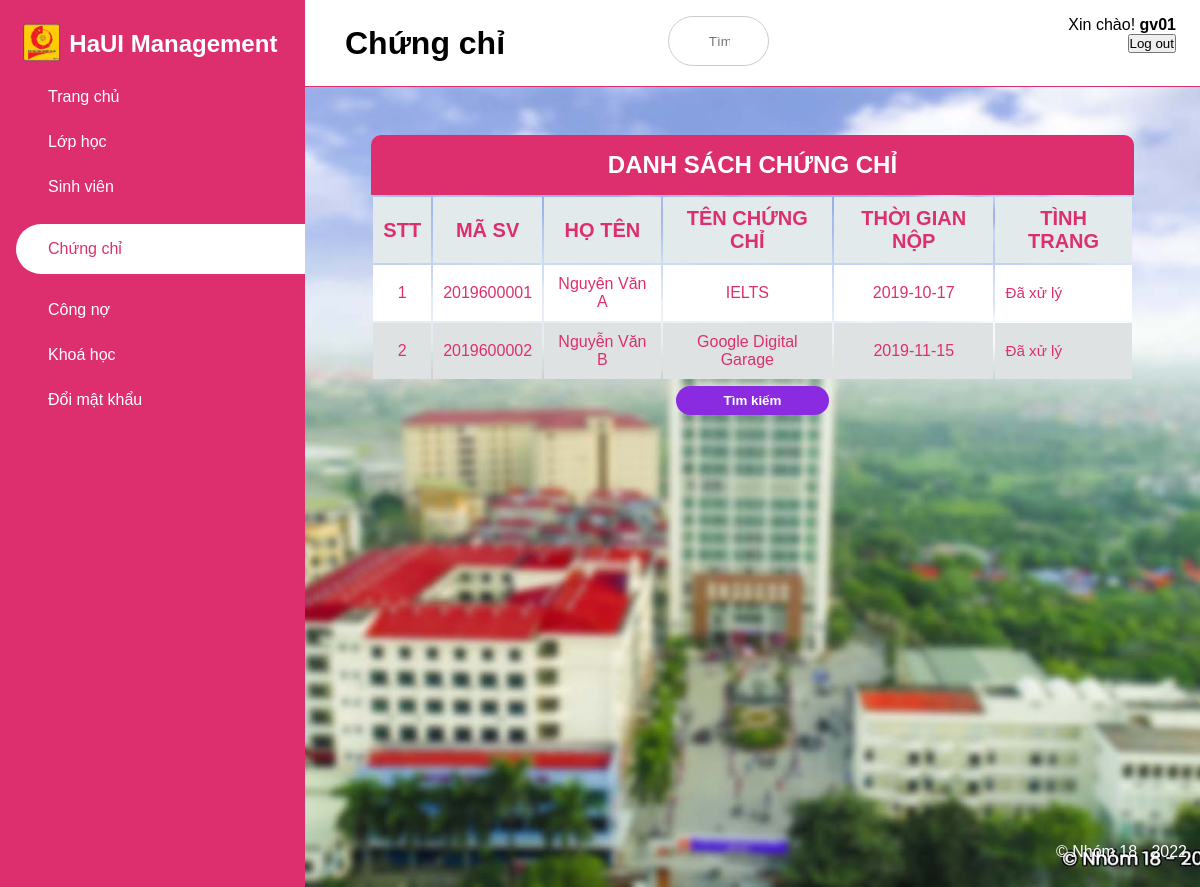
The app's page /admin/certificate.php (signed in) with its own data.
### tables this page shows
CREATE TABLE `chungchi` (
  `id` int(11) NOT NULL,
  `ten_cc` varchar(255) NOT NULL,
  `thoi_gian_nop` date NOT NULL,
  `tinh_trang` varchar(255) NOT NULL,
  `sv_id` int(11) NOT NULL
);

CREATE TABLE `sinhvien` (
  `id` int(11) NOT NULL,
  `ma_sv` varchar(11) NOT NULL,
  `ten_sv` varchar(255) NOT NULL,
  `ngay_sinh` date NOT NULL,
  `dia_chi` varchar(255) DEFAULT NULL,
  `quoc_tich` varchar(255) DEFAULT NULL,
  `dan_toc` varchar(255) DEFAULT NULL,
  `ton_giao` varchar(255) DEFAULT NULL,
  `cccd` varchar(255) DEFAULT NULL,
  `ngay_cap` date DEFAULT NULL,
  `noi_cap` varchar(255) DEFAULT NULL,
  `anh_mat_truoc` text DEFAULT NULL,
  `anh_mat_sau` text DEFAULT NULL,
  `anh_chan_dung` text DEFAULT NULL,
  `sdt` text NOT NULL,
  `email` text NOT NULL,
  `create_at` timestamp NOT NULL DEFAULT current_timestamp() ON UPDATE current_timestamp(),
  `tk_id` int(11) NOT NULL,
  `lop_id` int(11) NOT NULL,
  `cong_no` double DEFAULT NULL
);

### admin/certificate.php (the view, shortened to what this page needs)
<!DOCTYPE html>
<html lang="en">
<?php include('common/head.php') ?>
<body>
    <?php $page = "certificate";
    include('common/menu.php'); ?>
    <div class="main-content">
        <header>
            <div class="name-content" style="line-height: 55px; width: 30%;">
                <h1>
                    <label for="nav-toggle">
                        <span class="las la-bars">
                        </span>
                    </label>
                    Chứng chỉ
                </h1>
            </div>
            <?php include('common/search.php'); ?>
            <?php include('common/logout.php'); ?>
        </header>
        <main>
            <div class="main-table">
                <h2>DANH SÁCH CHỨNG CHỈ</h2>
                <div class="list-course">
                    <table class="module-table">
                        <tr>
                            <th>STT</th>
                            <th>Mã SV</th>
                            <th>Họ tên</th>
                            <th>Tên chứng chỉ</th>
                            <th>Thời gian nộp</th>
                            <th>Tình trạng</th>
                        </tr>
                        <?php
                        include('../connection.php');
                        $sql = "SELECT chungchi.id, ma_sv, ten_sv, ten_cc, thoi_gian_nop, tinh_trang FROM chungchi INNER JOIN sinhvien ON chungchi.sv_id = sinhvien.id";
                        $query = mysqli_query($conn, $sql);
                        $i = 0;
                        if ($query) {
                            foreach ($query as $item) {
                                $i++;
                                echo "<tr>";
                                echo "<td>$i</td>";
                                echo "<td>" . $item['ma_sv'] . "</td>";
                                echo "<td>" . $item['ten_sv'] . "</td>";
                                echo "<td>" . $item['ten_cc'] . "</td>";
                                echo "<td>" . $item['thoi_gian_nop'] . "</td>";
                                echo "<td>" . $item['tinh_trang'] . "</td>";
                            }
                        } else {
                            echo "<p>Query errors!</p>";
                        }
                        ?>
                    </table>
                    <div class="btn-them">
                        <a href='function/certificate/searchCertificate.php'><input type='button' value='Tìm kiếm' class="btnThem"></a>
                    </div>
                </div>
            </div>
        </main>
    </div>
</body>
</html>

### admin/assets/frontend/css/style.css (style rules this page uses)
:root { --main-coler: #dd2f6e; --color-dark: #1d2231; --text-grey: #8390a2; --baseColor: #dd2f6e; --borderRadius: 10px; --imageBig: 100px; --imageSmall: 60px; --padding: 10px; }
* { padding: 0; margin: 0; box-sizing: border-box; list-style-type: none; text-decoration: none; font-family: "Poppins", sans-serif; }
.main-content { transition: margin-left 300ms; margin-left: 305px; }
header { height: 87px; display: flex; justify-content: space-between; padding: 1rem 1.5rem; position: fixed; align-content: center; left: 305px; width: calc(100% - 305px); top: 0; z-index: 100; transition: left 300ms; background: white; border-bottom: 1px solid var(--main-coler); }
header label span { font-size: 1.7rem; padding-right: 1rem; }
main { margin-top: 87px; padding: 2rem 1.5rem; min-height: 100vh; background-image: url("../images/cover.jpg"); background-position: center; background-repeat: no-repeat; background-size: cover; }
.main-table h2 { background-color: var(--baseColor); color: white; font-size: 1.5em; padding: 1rem; text-align: center; text-transform: uppercase; }
.main-table { border: 1px solid darken(--baseColor, 5%); border-radius: var(--borderRadius); max-width: calc(100% - 2em); margin: 1em auto; overflow: hidden; width: 90%; }
.module-table { width: 100%; table-layout: auto; }
table td, th { color: var(--baseColor, 10%); padding: var(--padding); }
table td { text-align: center; vertical-align: middle; }
table td:last-child { font-size: 0.95em; line-height: 1.4; text-align: left; }
table th { background-color: #e2eaeb; font-weight: bold; font-size: 20px; text-transform: uppercase; }
table tr:nth-child(2n) { background-color: white; }
table tr:nth-child(2n + 1) { background-color: #dfe2e2; }
.btnThem { padding: 5px; width: 20%; border-radius: 15px; border-color: transparent; background-color: #8a2be2; color: white; font-weight: bold; margin: 0 40%; margin-top: 5px; }

### records on screen
chungchi: sv.ma_sv "2019600001", sv.ten_sv "Nguyên Văn A", ten_cc "IELTS", thoi_gian_nop "2019-10-17", tinh_trang "Đã xử lý"
chungchi: sv.ma_sv "2019600002", sv.ten_sv "Nguyễn Văn B", ten_cc "Google Digital Garage", thoi_gian_nop "2019-11-15", tinh_trang "Đã xử lý"

### other values on screen
$username "gv01"
